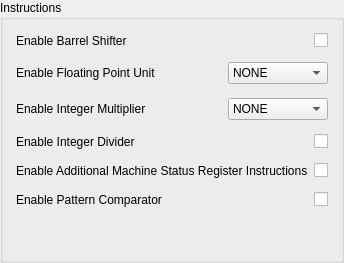
             <widget class="QGroupBox" name="groupBox_1" >
              <property name="sizePolicy" >
               <sizepolicy>
                <hsizetype>5</hsizetype>
                <vsizetype>5</vsizetype>
                <horstretch>0</horstretch>
                <verstretch>1</verstretch>
               </sizepolicy>
              </property>
              <property name="title" >
               <string>Instructions</string>
              </property>
              <layout class="QVBoxLayout" >
               <property name="margin" >
                <number>9</number>
               </property>
               <property name="spacing" >
                <number>6</number>
               </property>
               <item>
                <layout class="QHBoxLayout" >
                 <property name="margin" >
                  <number>4</number>
                 </property>
                 <property name="spacing" >
                  <number>6</number>
                 </property>
                 <item>
                  <widget class="QLabel" name="G_USE_BARREL_LABEL" >
                   <property name="sizePolicy" >
                    <sizepolicy>
                     <hsizetype>7</hsizetype>
                     <vsizetype>5</vsizetype>
                     <horstretch>0</horstretch>
                     <verstretch>0</verstretch>
                    </sizepolicy>
                   </property>
                   <property name="toolTip" >
                    <string>&lt;qt>Enable a hardware barrel shifter in MicroBlaze.  This parameter enables the instructions bsrl, bsra, bsll, bsrli, bsrai, and bslli.  Enabling the barrel shifter can dramatically improve the performance of an application, but will increase the size of the processor.  The compiler will automatically use the barrel shift instructions if this parameter is enabled.&lt;/qt></string>
                   </property>
                   <property name="text" >
                    <string>Enable Barrel Shifter</string>
                   </property>
                  </widget>
                 </item>
                 <item>
                  <widget class="QCheckBox" name="G_USE_BARREL" >
                   <property name="sizePolicy" >
                    <sizepolicy>
                     <hsizetype>1</hsizetype>
                     <vsizetype>0</vsizetype>
                     <horstretch>0</horstretch>
                     <verstretch>1</verstretch>
                    </sizepolicy>
                   </property>
                   <property name="text" >
                    <string/>
                   </property>
                  </widget>
                 </item>
                </layout>
               </item>
               <item>
                <layout class="QHBoxLayout" >
                 <property name="margin" >
                  <number>4</number>
                 </property>
                 <property name="spacing" >
                  <number>6</number>
                 </property>
                 <item>
                  <widget class="QLabel" name="G_USE_FPU_LABEL" >
                   <property name="sizePolicy" >
                    <sizepolicy>
                     <hsizetype>7</hsizetype>
                     <vsizetype>5</vsizetype>
                     <horstretch>0</horstretch>
                     <verstretch>0</verstretch>
                    </sizepolicy>
                   </property>
                   <property name="toolTip" >
                    <string>&lt;qt> Enable a single-precision floating point unit based on the IEEE-754 standard.  Using the FPU will significantly improve the single-precision floating point performance of the application and significantly increase the size of MicroBlaze.  Setting this parameter to BASIC enables the instructions fadd, frsub, fmul, fdiv, and fcmp.  Setting it to EXTENDED also enables the instructions flt, fint, and fsqrt.  The compiler will automatically use the FPU instructions corresponding to the setting of this parameter. &lt;/qt></string>
                   </property>
                   <property name="text" >
                    <string>Enable Floating Point Unit</string>
                   </property>
                  </widget>
                 </item>
                 <item>
                  <widget class="QComboBox" name="G_USE_FPU" >
                   <property name="minimumSize" >
                    <size>
                     <width>100</width>
                     <height>0</height>
                    </size>
                   </property>
                   <item>
                    <property name="text" >
                     <string>NONE</string>
                    </property>
                   </item>
                   <item>
                    <property name="text" >
                     <string>BASIC</string>
                    </property>
                   </item>
                   <item>
                    <property name="text" >
                     <string>EXTENDED</string>
                    </property>
                   </item>
                  </widget>
                 </item>
                </layout>
               </item>
               <item>
                <layout class="QHBoxLayout" >
                 <property name="margin" >
                  <number>4</number>
                 </property>
                 <property name="spacing" >
                  <number>6</number>
                 </property>
                 <item>
                  <widget class="QLabel" name="G_USE_HW_MUL_LABEL" >
                   <property name="sizePolicy" >
                    <sizepolicy>
                     <hsizetype>7</hsizetype>
                     <vsizetype>5</vsizetype>
                     <horstretch>0</horstretch>
                     <verstretch>0</verstretch>
                    </sizepolicy>
                   </property>
                   <property name="toolTip" >
                    <string>&lt;qt> Enable a hardware integer multiplier in MicroBlaze.  This parameter enables the instructions mul and muli when set to MUL32.  The additional instructions mulh, mulhu and mulhsu for 64-bit multiplication are also enabled when set to MUL64. This parameter can be set to NONE to free up MUL or DSP48 primitives in the device for other uses.  Setting this parameter to NONE has a minor effect on the area of MicroBlaze.  The compiler will automatically use the mul instructions if this parameter is enabled.&lt;/qt></string>
                   </property>
                   <property name="text" >
                    <string>Enable Integer Multiplier</string>
                   </property>
                  </widget>
                 </item>
                 <item>
                  <widget class="QComboBox" name="G_USE_HW_MUL" >
                   <property name="minimumSize" >
                    <size>
                     <width>100</width>
                     <height>0</height>
                    </size>
                   </property>
                   <item>
                    <property name="text" >
                     <string>NONE</string>
                    </property>
                   </item>
                   <item>
                    <property name="text" >
                     <string>MUL32</string>
                    </property>
                   </item>
                   <item>
                    <property name="text" >
                     <string>MUL64</string>
                    </property>
                   </item>
                  </widget>
                 </item>
                </layout>
               </item>
               <item>
                <layout class="QHBoxLayout" >
                 <property name="margin" >
                  <number>4</number>
                 </property>
                 <property name="spacing" >
                  <number>6</number>
                 </property>
                 <item>
                  <widget class="QLabel" name="G_USE_DIV_LABEL" >
                   <property name="sizePolicy" >
                    <sizepolicy>
                     <hsizetype>7</hsizetype>
                     <vsizetype>5</vsizetype>
                     <horstretch>0</horstretch>
                     <verstretch>0</verstretch>
                    </sizepolicy>
                   </property>
                   <property name="toolTip" >
                    <string>&lt;qt>Enable a hardware integer divider in MicroBlaze.   This parameter enables the instructions idiv and idivu.  This parameter can be enabled to improve the performance of an application that performs integer division, but will increase the size of the processor.  The compiler will automatically use the idiv instructions if this parameter is enabled.&lt;/qt></string>
                   </property>
                   <property name="text" >
                    <string>Enable Integer Divider</string>
                   </property>
                  </widget>
                 </item>
                 <item>
                  <widget class="QCheckBox" name="G_USE_DIV" >
                   <property name="text" >
                    <string/>
                   </property>
                  </widget>
                 </item>
                </layout>
               </item>
               <item>
                <layout class="QHBoxLayout" >
                 <property name="margin" >
                  <number>4</number>
                 </property>
                 <property name="spacing" >
                  <number>6</number>
                 </property>
                 <item>
                  <widget class="QLabel" name="G_USE_MSR_INSTR_LABEL" >
                   <property name="sizePolicy" >
                    <sizepolicy>
                     <hsizetype>7</hsizetype>
                     <vsizetype>5</vsizetype>
                     <horstretch>0</horstretch>
                     <verstretch>0</verstretch>
                    </sizepolicy>
                   </property>
                   <property name="toolTip" >
                    <string>&lt;qt>Enable additional machine status register instructions for setting and clearing bits in the MSR.  This parameter enables the instructions msrset and msrclr.  Enabling this parameter will improve the performance of changing bits in the MSR.&lt;/qt></string>
                   </property>
                   <property name="text" >
                    <string>Enable Additional Machine Status Register Instructions</string>
                   </property>
                  </widget>
                 </item>
                 <item>
                  <widget class="QCheckBox" name="G_USE_MSR_INSTR" >
                   <property name="sizePolicy" >
                    <sizepolicy>
                     <hsizetype>1</hsizetype>
                     <vsizetype>0</vsizetype>
                     <horstretch>0</horstretch>
                     <verstretch>1</verstretch>
                    </sizepolicy>
                   </property>
                   <property name="text" >
                    <string/>
                   </property>
                  </widget>
                 </item>
                </layout>
               </item>
               <item>
                <layout class="QHBoxLayout" >
                 <property name="margin" >
                  <number>4</number>
                 </property>
                 <property name="spacing" >
                  <number>6</number>
                 </property>
                 <item>
                  <widget class="QLabel" name="G_USE_PCMP_INSTR_LABEL" >
                   <property name="sizePolicy" >
                    <sizepolicy>
                     <hsizetype>7</hsizetype>
                     <vsizetype>5</vsizetype>
                     <horstretch>0</horstretch>
                     <verstretch>0</verstretch>
                    </sizepolicy>
                   </property>
                   <property name="toolTip" >
                    <string>&lt;qt>Enable pattern compare instructions pcmpbf, pcmpeq, and pcmpne.  The pattern compare byte find (pcmpbf) instruction returns the position of the first byte that matches between two words and improves the performance of string and pattern matching operations.  The pcmpbf instruction is automatically used by the Xilinx Embedded Development Kit (EDK) libraries if this parameter is enabled.  The pcmpeq and pcmpne instructions return 1 or 0 based on the equality of the two words.  These instructions improve the performance of setting flags and are automatically used by the compiler.&lt;br>&lt;br>Also enable count leading zeros instruction, clz.  The clz instruction can be used to improve performance of priority decoding, normalization, etc.&lt;/qt></string>
                   </property>
                   <property name="text" >
                    <string>Enable Pattern Comparator</string>
                   </property>
                  </widget>
                 </item>
                 <item>
                  <widget class="QCheckBox" name="G_USE_PCMP_INSTR" >
                   <property name="sizePolicy" >
                    <sizepolicy>
                     <hsizetype>1</hsizetype>
                     <vsizetype>0</vsizetype>
                     <horstretch>0</horstretch>
                     <verstretch>1</verstretch>
                    </sizepolicy>
                   </property>
                   <property name="text" >
                    <string/>
                   </property>
                  </widget>
                 </item>
                </layout>
               </item>
               <item>
                <spacer>
                 <property name="orientation" >
                  <enum>Qt::Vertical</enum>
                 </property>
                 <property name="sizeHint" >
                  <size>
                   <width>20</width>
                   <height>40</height>
                  </size>
                 </property>
                </spacer>
               </item>
              </layout>
             </widget>
